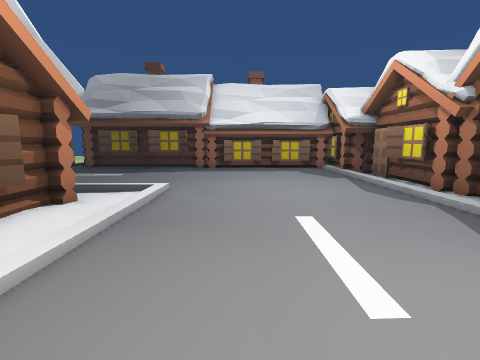
[1] (above)

16 first-person views from a walk through a 3-D level made in the Unity game engine. The camera is 1.5 m above the floor, tilts 8° down and sees 85° across. The floor is counted in squares, 1 m on a side. Each view is taken from the middle of a square. On the plan, view 1 faces up. The plan holds only what a view shows up to about 14 squares ahead; the rest is blank. The place goes on beyond the plan. The player is left out. Some animated figures are left out.

[2]
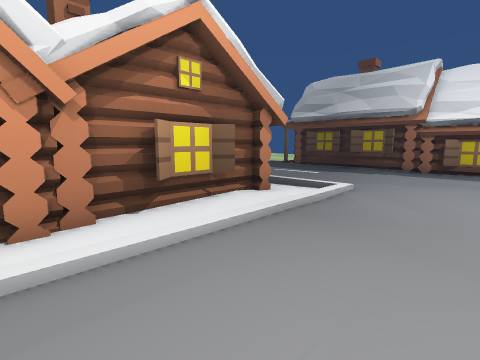

[3]
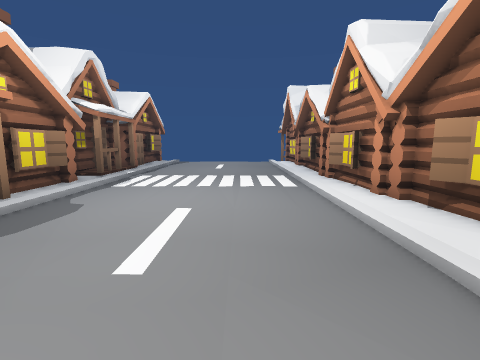

[4]
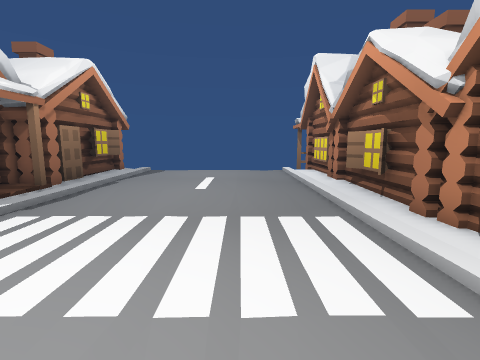

[5]
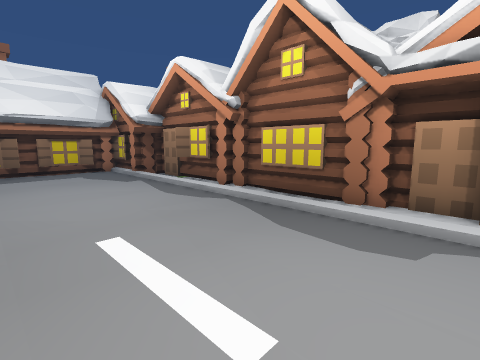

[6]
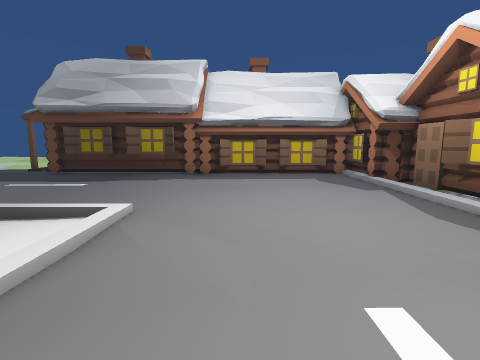

[7]
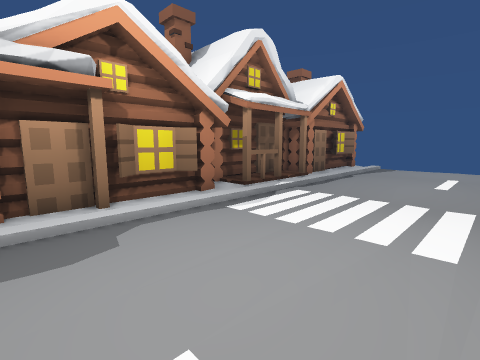

[8]
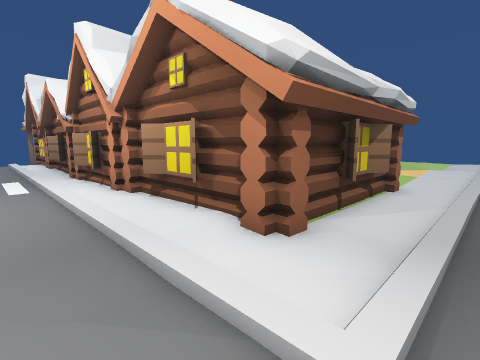

[9]
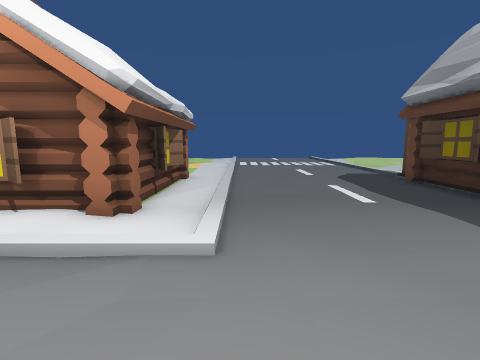

[10]
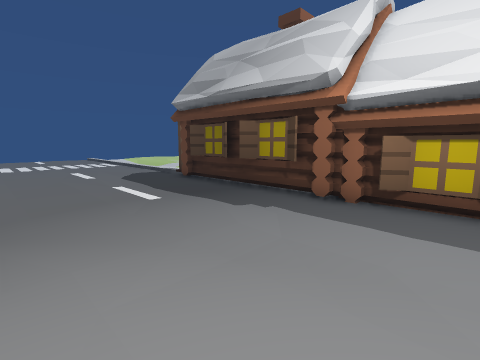

[11]
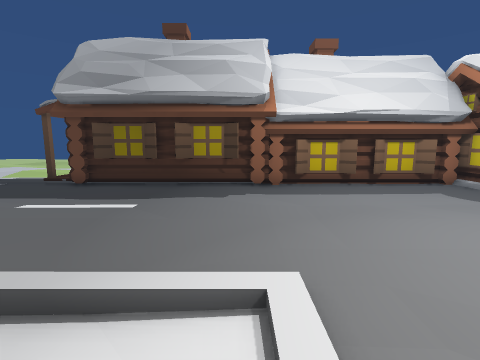

[12]
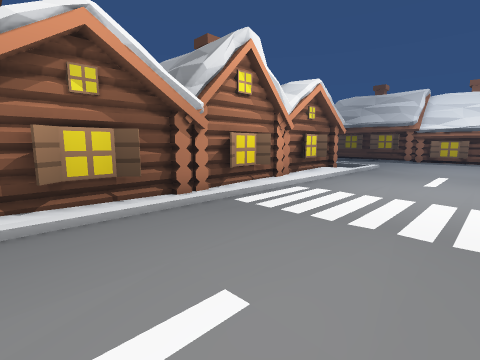

[13]
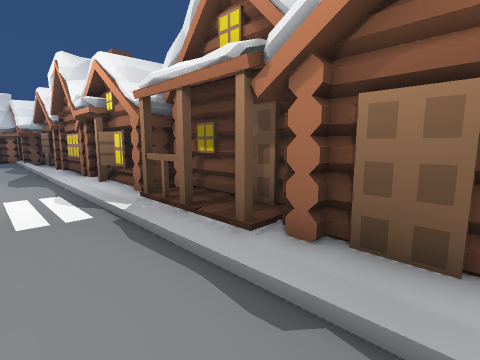

[14]
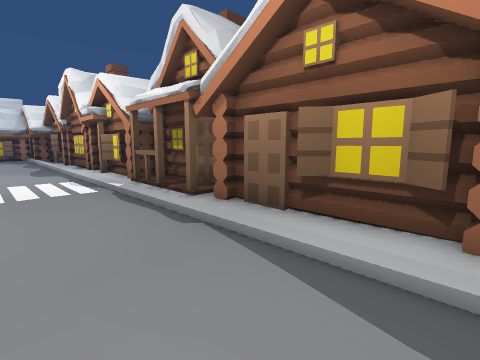

[15]
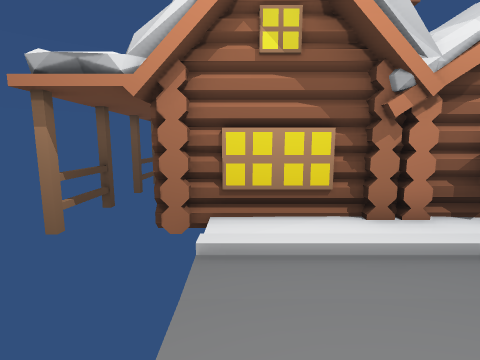

[16]
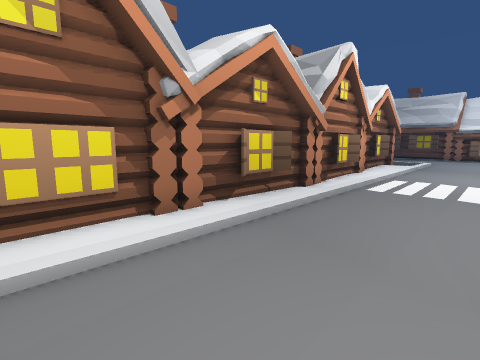

### Floor plan
Key: @ floor where view 1 was taken; # wall or solid block; . floor; / step, stairs or slope; H house.
Columns run from 8 left of view 1 to 10 right of it. Each row starts with its distance up from view 1.
 18      HH
 17      HH
 16 #####HH#H##H#H
 15 H.HH.H......./#
 14 .............HH
 13 ............./HH
 12 ............./H
 11 ............./H#
 10 ............./H#
  9 ............./H#
  8 ............./H
  7 ...H........./.H
  6 ###HH......../.#
  5   ##H......../.#
  4    #H......../.#
  3    #H......../HH HH
  2    #........./.H
  1    HH......../HH
  0     H...@..../.H
 -1     H......../.H
 -2     H......../HH#
 -3     H......../HHH
 -4   HHH......../HH#
 -5     H......../HH#
 -6     H........//H#
 -7     H......../HH#
 -8     H......../HHH
 -9     H......../.H
-10 HH  H......../.#
-11     H......../H#
-12     H......../.#
-13     H......../HH
-14     H

Where each view was taken, in squares from view 1:
view 1: 0 up, 0 right, facing up
view 2: 0 up, 1 right, facing up-left
view 3: 8 up, 0 right, facing down
view 4: 1 up, 0 right, facing down
view 5: 1 up, 0 right, facing up-right
view 6: 3 up, 0 right, facing up
view 7: 3 up, 0 right, facing down-right
view 8: 9 up, 1 left, facing down-left
view 9: 9 up, 1 right, facing left
view 10: 9 up, 1 right, facing up-left
view 11: 6 up, 3 left, facing up
view 12: 9 down, 3 right, facing up-left
view 13: 10 down, 3 right, facing up-right
view 14: 13 down, 2 right, facing up-right
view 15: 13 down, 1 right, facing left
view 16: 13 down, 1 right, facing up-left
